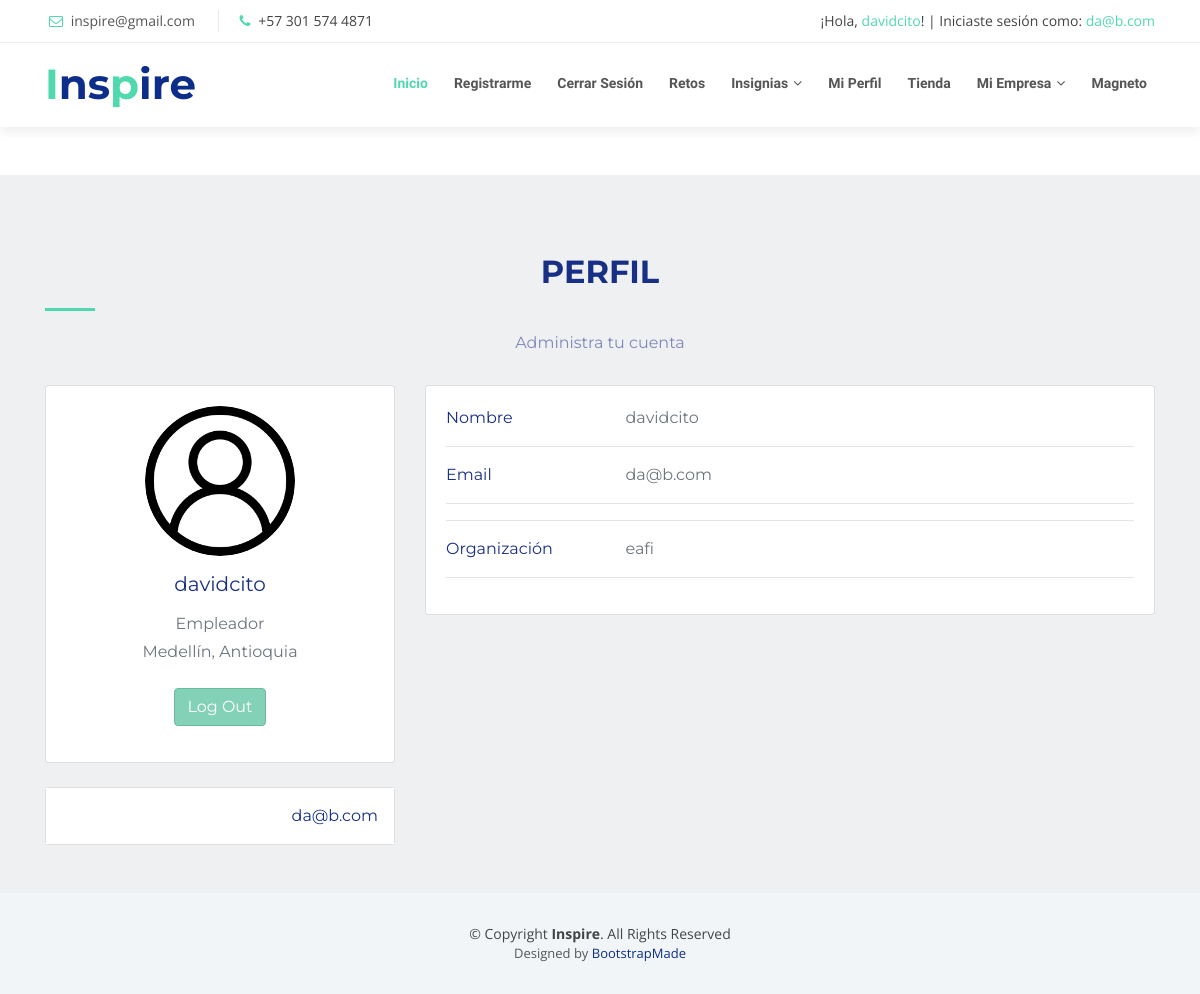
Screenshot of /profile (signed in) with the database file from the repository.
### accounts/models.py (models this page shows)
class Empleador(models.Model):
    user = models.OneToOneField(User, on_delete = models.CASCADE)
    nombre_empleador =  models.CharField(default="", max_length=100)
    imagen_empleador = models.ImageField(upload_to="uploads/")
    organizacion_empleador =  models.CharField(default="", max_length=100)
    tipo_usuario = models.CharField(max_length=100, default='empleador')

### accounts/views.py (the view)
# urls.py: path('profile', accounts_views.profile, name='profile'),
def profile(request):
   tipo_usuario, data_usuario = get_user_type(request)
   if tipo_usuario is None: # Ambas consultas no tienen resultados, está loggeado como admin o no se ha loggeado y no como empleador o empleado
       print("debuggg")
       return redirect("login_view")
   if tipo_usuario == 'empleado':
       empleado = request.user.empleado
       retos_iniciados_usuario = RetosIniciados.objects.filter(empleado=empleado)
       retos_iniciados = Reto.objects.filter(id__in=retos_iniciados_usuario.values('reto_id'), estado='ACTIVO')
       cantidad_retos_iniciados = retos_iniciados_usuario.count()
       print(retos_iniciados)
       print("-------")
       print(retos_iniciados_usuario)
       retos_finalizados_usuario = RetosFinalizados.objects.filter(empleado=empleado)
       retos_finalizados = Reto.objects.filter(id__in=retos_iniciados_usuario.values('reto_id'), estado='FINALIZADO')
       cantidad_retos_finalizados = retos_finalizados_usuario.count()
       habilidades_empleado = get_skills_employee(retos_finalizados_usuario)
       print("habilidades:")
       print(habilidades_empleado)
       insignias = Recibir_insignia.objects.filter(empleado_id=empleado)
       print('[[[[[[[[[[[[[[[[[[[[[[]]]]]]]]]]]]]]]]]]]]]]')
       print(insignias)
       return render(request, 'profile_employee.html', {'data_usuario':data_usuario, 'retos_iniciados':retos_iniciados, 'retos_iniciados_usuario':retos_iniciados_usuario, 'cantidad_retos_iniciados':cantidad_retos_iniciados, 'retos_finalizados':retos_finalizados, 'retos_finalizados_usuario':retos_finalizados_usuario, 'cantidad_retos_finalizados':cantidad_retos_finalizados, 'habilidades_empleado':habilidades_empleado,'insignias':insignias})
   elif tipo_usuario == 'empleador':
       return render(request, 'profile_employer.html', data_usuario)

### accounts/templates/profile_employer.html (shortened to what this page needs)
<html lang="en"><head>
    <link href="static/lib/bootstrap/css/bootstrap.min.css" rel="stylesheet">
    <link rel="stylesheet" href="path/to/font-awesome/css/font-awesome.min.css">
    <link href="static/lib/font-awesome/css/font-awesome.min.css" rel="stylesheet">
    <link href="static/lib/animate/animate.min.css" rel="stylesheet">
    <link href="static/lib/ionicons/css/ionicons.min.css" rel="stylesheet">
    <link href="static/lib/owlcarousel/assets/owl.carousel.min.css" rel="stylesheet">
    <link href="static/lib/magnific-popup/magnific-popup.css" rel="stylesheet">
    <link href="static/lib/ionicons/css/ionicons.min.css" rel="stylesheet">
    <link href="static/css/style.css" rel="stylesheet">
  <style type="text/css" id="operaUserStyle"></style></head>
  <body id="body"><button type="button" id="mobile-nav-toggle"></button>
    {% include 'header2.html' %}
      <main id="main">
        <br></br>
        <section class="animated-section" style="background-color: #EEF0F1; font-family: 'Montserrat', sans-serif;" id="services">
          <div class="container py-5">
              <div class="section-header">
                  <h2 class="text-center" style="color: #172F85;">Perfil</h2>
                  <p class="text-center" style="color: #7F88BC;">Administra tu cuenta</p>
              </div>
              <div class="row">
                  <div class="col-lg-4">
                      <div class="card mb-4">
                          <div class="card-body text-center">
                              <img src={{imagen_empleador}} alt="avatar"
                                  class="rounded-circle img-fluid" style="width: 150px;">
                              <h5 class="my-3" style="color: #172F85;">{{ nombre_empleador}}</h5>
                              <p class="text-muted mb-1" style="color: #83D2B8;">Empleador</p>
                              <p class="text-muted mb-4">Medellín, Antioquia</p>
                              <div class="d-flex justify-content-center mb-2">
                                <a href="http://localhost:8000/log_out">
                                    <button type="button" class="btn btn-primary mb-2" style="background-color: #83D2B8; border: 1px solid #6CBA99;">Log Out</button>
                                </a>
                                                            </div>
                          </div>
                      </div>
                      <div class="card mb-4 mb-lg-0">
                          <div class="card-body p-0">
                              <ul class="list-group list-group-flush rounded-3">
                                  <li class="list-group-item d-flex justify-content-between align-items-center p-3">
                                      <p class="mb-0" style="color: #172F85;">{{ user.email }}</p>
                                  </li>
                              </ul>
                          </div>
                      </div>
                  </div>
                  <div class="col-lg-8">
                      <div class="card mb-4">
                          <div class="card-body">
                              <div class="row">
                                  <div class="col-sm-3">
                                      <p class="mb-0" style="color: #172F85;">Nombre</p>
                                  </div>
                                  <div class="col-sm-9">
                                      <p class="text-muted mb-0" style="color: #7F88BC;">{{nombre_empleador}}</p>
                                  </div>
                              </div>
                              <hr>
                              <div class="row">
                                  <div class="col-sm-3">
                                      <p class="mb-0" style="color: #172F85;">Email</p>
                                  </div>
                                  <div class="col-sm-9">
                                      <p class="text-muted mb-0" style="color: #7F88BC;">{{user.email}}</p>
                                  </div>
                              </div>
                              <hr>
                            <hr>
                              <div class="row">
                                  <div class="col-sm-3">
                                      <p class="mb-0" style="color: #172F85;">Organización</p>
                                  </div>
                                  <div class="col-sm-9">
                                      <p class="text-muted mb-0" style="color: #7F88BC;">{{organizacion_empleador}}</p>
                                  </div>
                              </div>
                              <hr>
                          </div>
                      </div>
                </div>
                  </div>
                </div>
        </section>
      </main>
      <footer id="footer">
        <div class="container">
          <div class="copyright">
            © Copyright <strong>Inspire</strong>. All Rights Reserved
          </div>
          <div class="credits">
            Designed by <a href="https://bootstrapmade.com/">BootstrapMade</a>
          </div>
        </div>
      </footer>
          <div id="mobile-body-overly"></div></body></html>

### menu/templates/header2.html (shortened to what this page needs)
    <section id="topbar" class="d-none d-lg-block">
      <div class="container clearfix">
        <div class="contact-info float-left">
          <i class="fa fa-envelope-o"></i> <a href="mailto:contact@example.com">inspire@gmail.com</a>
          <i class="fa fa-phone"></i> +57 301 574 4871
        </div>
        <div class="social-links float-right">
          <div class="user-info">
            {% if user.is_authenticated %}
              ¡Hola, <span style="color: #50D8AF;">{{ user.username }}</span>! | Iniciaste sesión como: <span style="color: #50D8AF;">{{ user.email }}</span>
            {% endif %}
          </div>
        </div>
      </div>
    </section>
    <div id="header-sticky-wrapper" class="sticky-wrapper" style="height: 84px;">
      <header id="header">
        <div class="container">
          <div id="logo" class="pull-left">
            <h1><a href="http://localhost:8000" class="scrollto"><span>I</span>ns<span>p</span>ire</a></h1>
          </div>
          <nav id="nav-menu-container">
            <ul class="nav-menu sf-js-enabled sf-arrows" style="touch-action: pan-y;"><li class="menu-active"><a href="http://localhost:8000">Inicio</a></li>
            <li><a href="http://localhost:8000/sign_up_type">Registrarme</a></li>
            {% if user.is_authenticated %}
            <li><a href="http://localhost:8000/log_out">Cerrar Sesión</a></li>
            {% else %}
            <li><a href="http://localhost:8000/login_view">Iniciar Sesión</a></li>
            {% endif %}
            <li><a href="http://localhost:8000/challenges">Retos</a></li>
            <li class="menu-has-children"><a href="http://localhost:8000/badges" class="sf-with-ul">Insignias</a>
            </li>
            <li><a href="http://localhost:8000/profile">Mi Perfil</a></li>
            <li><a href="http://localhost:8000/Tienda">Tienda</a></li>
            <li class="menu-has-children"><a href="" class="sf-with-ul">Mi Empresa</a>
            </li>
            <li><a href="https://www.magneto365.com/home/ ">Magneto</a></li>
          </ul>
        </nav>
      </div>
    </header></div>

### challenges/static/css/style.css (style rules this page uses)
body { background: #fff; color: #444; font-family: "Open Sans", sans-serif; }
a { color: #50d8af; transition: 0.5s; }
p { padding: 0; margin: 0 0 30px 0; }
h1, h2, h3, h4, h5, h6 { font-family: "Montserrat", sans-serif; font-weight: 400; margin: 0 0 20px 0; padding: 0; }
#topbar { background: #fff; padding: 10px 0; border-bottom: 1px solid #eee; font-size: 14px; }
#topbar .contact-info a { line-height: 1; color: #555; }
#topbar .contact-info i { color: #50d8af; padding: 4px; }
#topbar .contact-info .fa-phone { padding-left: 20px; margin-left: 20px; border-left: 1px solid #e9e9e9; }
#header { padding: 20px 0; height: 84px; transition: all 0.5s; z-index: 997; background: #fff; box-shadow: 0px 6px 9px 0px rgba(0, 0, 0, 0.06); }
#header #logo h1 { font-size: 42px; margin: 0; padding: 0; line-height: 1; font-family: "Montserrat", sans-serif; font-weight: 700; }
#header #logo h1 a { color: #0c2e8a; line-height: 1; display: inline-block; }
#header #logo h1 a span { color: #50d8af; }
.nav-menu, .nav-menu * { margin: 0; padding: 0; list-style: none; }
.nav-menu li { position: relative; white-space: nowrap; }
.nav-menu > li { float: left; }
.sf-arrows .sf-with-ul { padding-right: 22px; }
.sf-arrows .sf-with-ul:after { content: "\f107"; position: absolute; right: 8px; font-family: FontAwesome; font-style: normal; font-weight: normal; }
#nav-menu-container { float: right; margin: 0; }
.nav-menu a { padding: 10px 8px; text-decoration: none; display: inline-block; color: #555; font-family: "Raleway", sans-serif; font-weight: 700; font-size: 14px; outline: none; }
.nav-menu li:hover > a, .nav-menu .menu-active > a { color: #50d8af; }
.nav-menu > li { margin-left: 10px; }
#mobile-nav { position: fixed; top: 0; padding-top: 18px; bottom: 0; z-index: 998; background: rgba(52, 59, 64, 0.9); left: -260px; width: 260px; overflow-y: auto; transition: 0.4s; }
#mobile-nav ul { padding: 0; margin: 0; list-style: none; }
#mobile-nav ul li { position: relative; }
#mobile-nav ul li a { color: #fff; font-size: 16px; overflow: hidden; padding: 10px 22px 10px 15px; position: relative; text-decoration: none; width: 100%; display: block; outline: none; }
.section-header { margin-bottom: 30px; }
.section-header h2 { font-size: 32px; color: #0c2e8a; text-transform: uppercase; font-weight: 700; position: relative; padding-bottom: 20px; }
.section-header h2::before { content: ''; position: absolute; display: block; width: 50px; height: 3px; background: #50d8af; bottom: 0; left: 0; }
.section-header p { padding: 0; margin: 0; }
#services { padding: 30px 0 0 0; }
#footer { background: #f2f5f8; padding: 0 0 30px 0; font-size: 14px; }
#footer .copyright { text-align: center; padding-top: 30px; }
#footer .credits { text-align: center; font-size: 13px; color: #555; }
#footer .credits a { color: #0c2e8a; }

### accounts/templates/profile_employer.html (style rules this page uses)
.animated-section { opacity: 0; transform: translateY(20px); transition: opacity 1s, transform 1s; }
.animated-section.active { opacity: 1; transform: translateY(0); }

### rows the page displays
Empleador: imagen_empleador (picture), nombre_empleador "davidcito", organizacion_empleador "eafi"

### other values shown
{{ user.username }} "davidcito"
{{ user.email }} "da@b.com"
